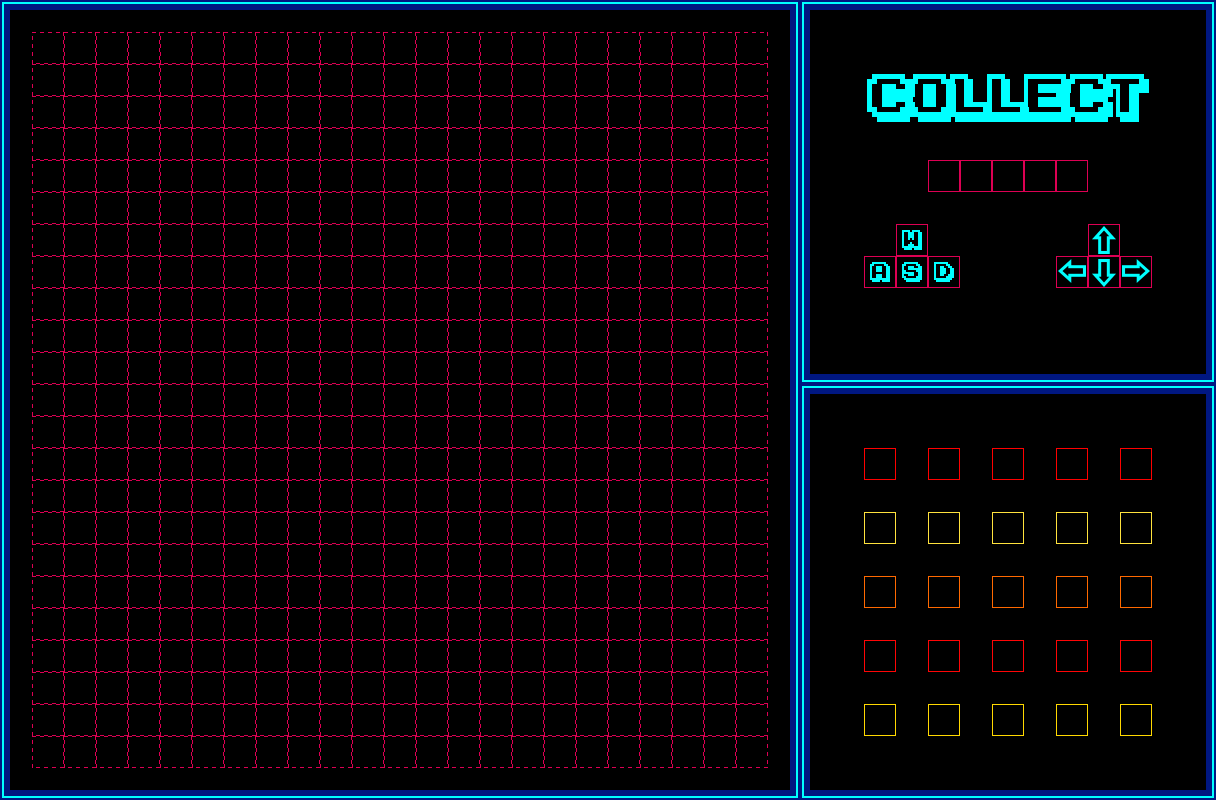

This is a level from a 2D game, rendered from its Tiled map with the project's own tilesets. A one-line summary and the map file follow, with tile-layer data summarised:
An orthogonal 38x25 tile map with 32x32 px tiles, 1 tile layer (Capa de Patrones 1).

<map version="1.2" tiledversion="1.2.4" orientation="orthogonal" renderorder="right-down" width="38" height="25" tilewidth="32" tileheight="32" infinite="0" nextlayerid="5" nextobjectid="1">
 <tileset firstgid="1" name="tmw_desert_spacing" tilewidth="32" tileheight="32" spacing="1" margin="1" tilecount="72" columns="8">
  <image source="tmw_desert_spacing.png" width="265" height="298" />
 </tileset>
 <layer id="3" name="Capa de Patrones 1" width="38" height="25">
  <data>[950 cells, 858 non-empty, 46 distinct tile ids]</data>
 </layer>
</map>
